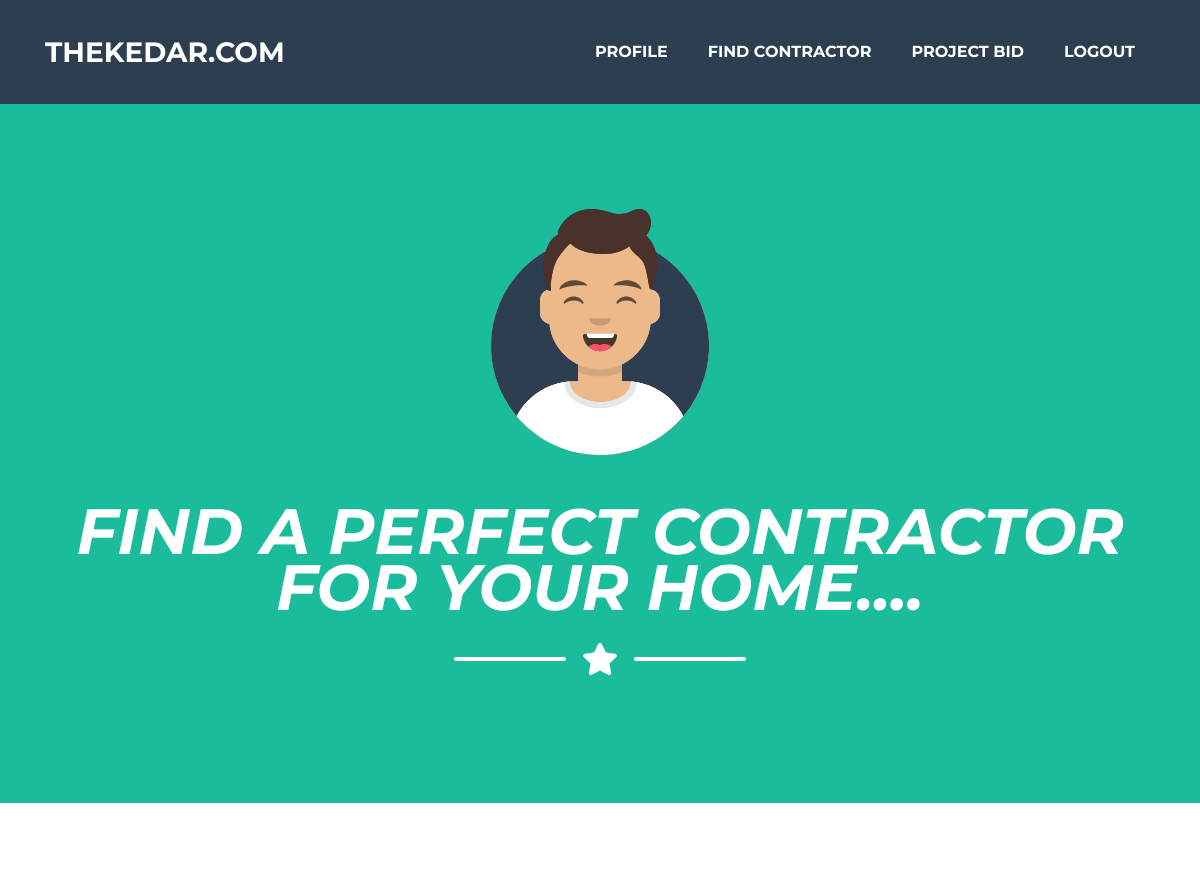
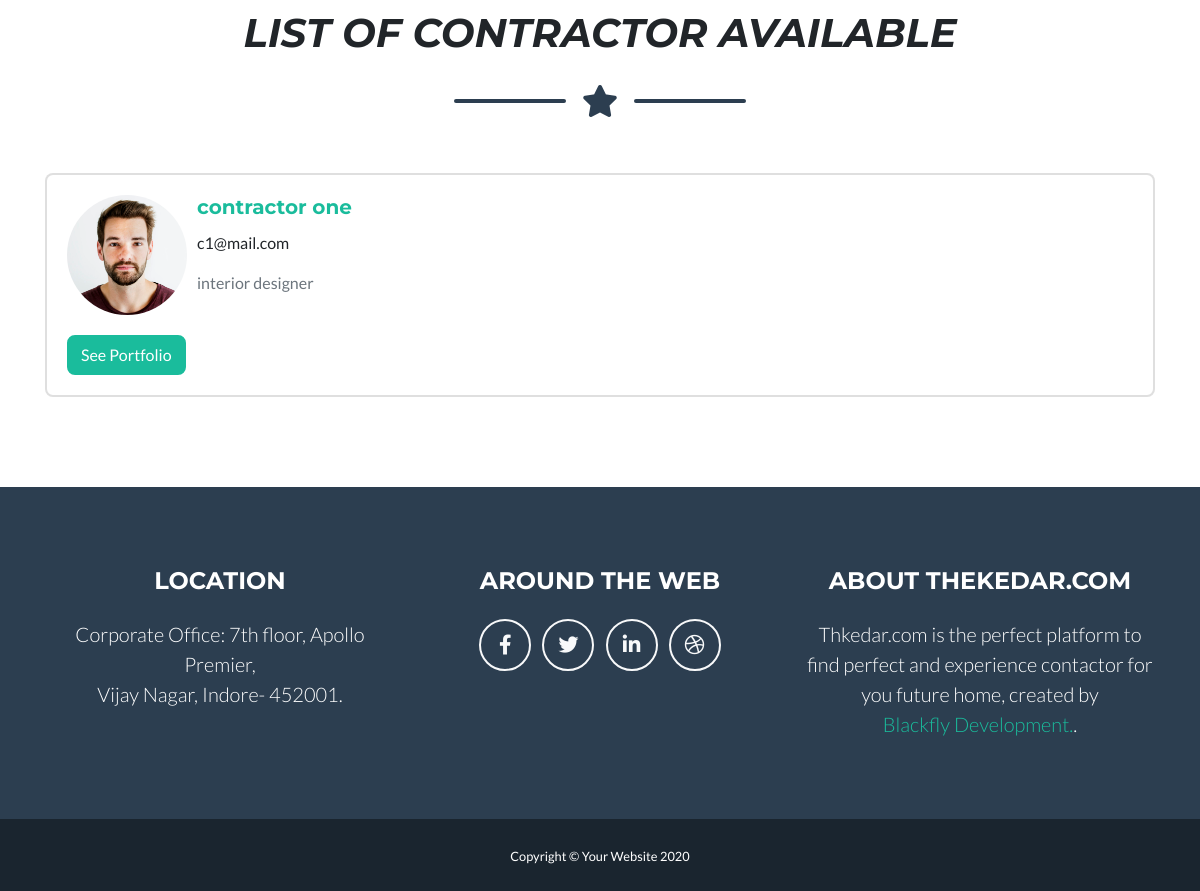
The app's page /list (signed in) with its own data (2 pictures, top to bottom).
### Contractor/models.py (models this page shows, shortened)
class ContractorLogin(models.Model):
    user = models.OneToOneField(User,on_delete=models.CASCADE)
    name = models.CharField(max_length=20,unique=False,null=True)
    mobile_no = models.BigIntegerField(blank=True, null=True)
    address = models.CharField(max_length=150,unique=False,null=True)
    occupation  = models.CharField(max_length=50,choices=sorted(occupation_CHOICES),default='null')
    experience = models.IntegerField(blank=True, null=True)
    about_self = models.CharField(max_length=150,null=True,blank=True)
    profile_pic=models.ImageField(upload_to='profile_pic',blank=True)
    sample_work_1=models.ImageField(upload_to='sample_work_1',blank=True)
    sample_work_2=models.ImageField(upload_to='sample_work_2',blank=True)
    sample_work_3=models.ImageField(upload_to='sample_work_3',blank=True)
    sample_work_4=models.ImageField(upload_to='sample_work_4',blank=True)
    sample_work_5=models.ImageField(upload_to='sample_work_5',blank=True)
    sample_work_6=models.ImageField(upload_to='sample_work_6',blank=True)

### client/views.py (the view)
# urls.py: path('list',views.List.as_view(),name='list'),
class List(ListView,LoginRequiredMixin):
    model = ContractorLogin
    template_name = 'client/contractor_list.html'

### client/templates/client/contractor_list.html (shortened to what this page needs)
<!DOCTYPE html>
{% extends 'client/base.html' %}
{% load bootstrap4 %}
{% load static %}
{% block content %}
  <header class="masthead bg-primary text-white text-center">
    <div class="container d-flex align-items-center flex-column">
      <img class="masthead-avatar mb-5" src="{% static 'img/avataaars.svg' %} " alt="">
      <h2 class="masthead-heading text-uppercase mb-0"><i>Find A Perfect Contractor For Your Home....</i></h2>
      <div class="divider-custom divider-light">
        <div class="divider-custom-line"></div>
        <div class="divider-custom-icon">
          <i class="fas fa-star"></i>
        </div>
        <div class="divider-custom-line"></div>
      </div>
    </div>
  </header>
 <section class="page-section portfolio " >
    <div class="container d-flex align-items-center flex-column">
 <h1 class="masthead-heading text-uppercase mb-0"><i>List of Contractor Available</i></h1>
      <div class="divider-custom">
        <div class="divider-custom-line"></div>
        <div class="divider-custom-icon">
          <i class="fas fa-star"></i>
        </div>
        <div class="divider-custom-line"></div>
      </div>
 </div>
<div >
<div class="container">
      {% for request in contractorlogin_list %}
<br>
    <div class="card">
    <div class="card-body">
      {% if user.is_authenticated%}
         {% if request.profile_pic %}
          <img style="float:left; margin-right:10px; width:120px; height:120px; border:none; border-radius:50%;" src="{{ request.profile_pic.url }}" alt="Card image cap">
          {% else %}
          <img style="float:left; margin-right:10px; width:120px; height:120px; border:none; border-radius:50%;" src="{% static 'img/avataaars.svg' %}" alt="Card image cap">
            {% endif %}
         {% endif %}
    <h5 class="card-title"><a href="{% url 'client:contractor_profile_view' pk=request.pk %}">{{request.name}}</a></h5>
    <p class="card-text">{{request.user.email}}</p>
      <p class="text-muted">{{request.occupation}}</p>
      <br>
    <a href="{% url 'client:contractor_profile_view' pk=request.pk %}" class="btn btn-primary">See Portfolio</a>
  </div>
</div>
    {% endfor %}
</div>
</div>
 </section>
    <br>
{% endblock %}

### records on screen
ContractorLogin: profile_pic (picture), name "contractor one", user.email "c1@mail.com", occupation "interior designer"
